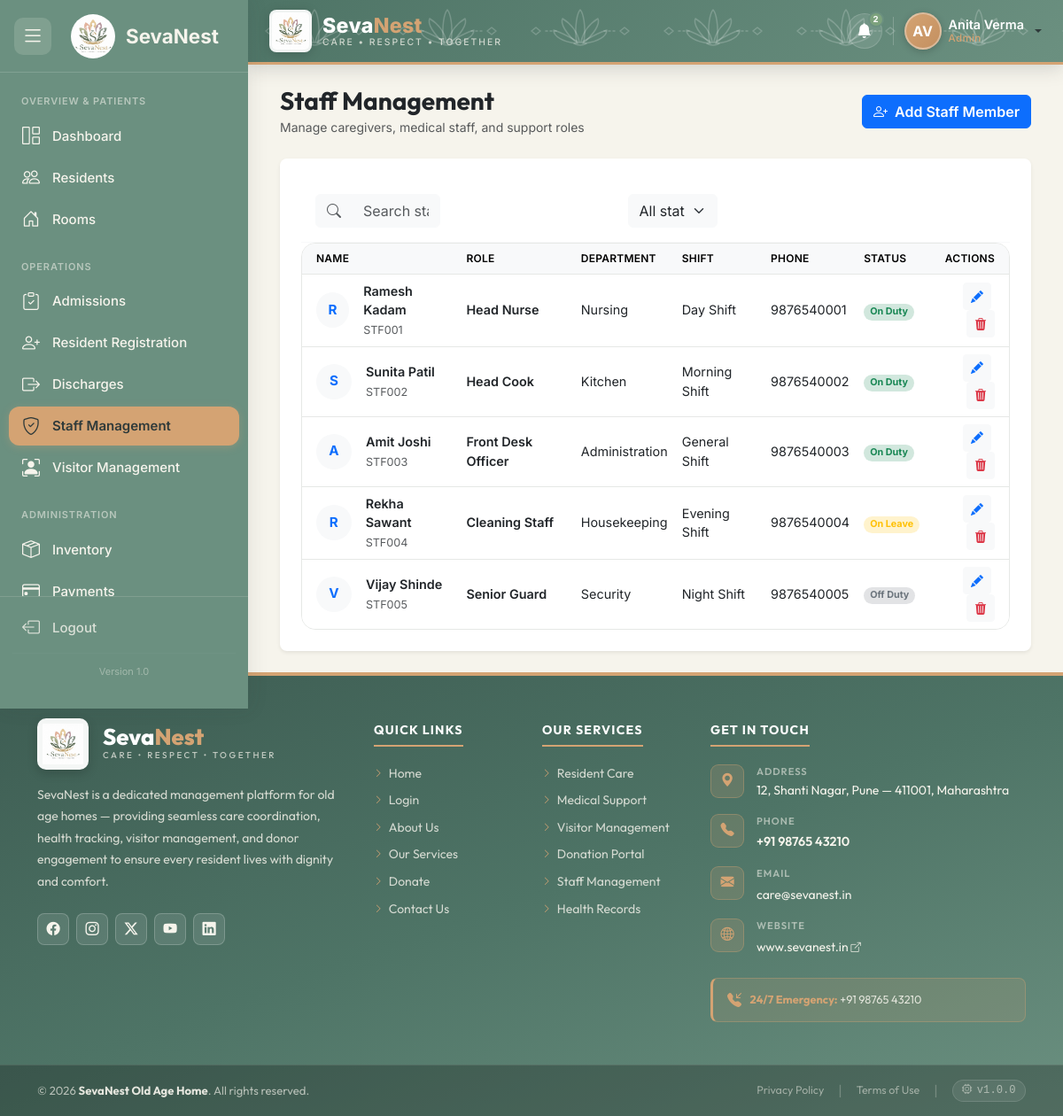
/modules/admin/staff_management.php (signed in), run on the app's committed database.
### tables this page shows
CREATE TABLE `staff` (
  `staff_id` INT AUTO_INCREMENT PRIMARY KEY,
  `user_id` INT DEFAULT NULL,
  `staff_code` VARCHAR(50) NOT NULL UNIQUE,
  `full_name` VARCHAR(100) NOT NULL,
  `gender` VARCHAR(20) DEFAULT NULL,
  `date_of_birth` DATE DEFAULT NULL,
  `age` INT DEFAULT NULL,
  `department` VARCHAR(100) DEFAULT NULL,
  `designation` VARCHAR(100) DEFAULT NULL,
  `phone` VARCHAR(20) DEFAULT NULL,
  `email` VARCHAR(150) DEFAULT NULL UNIQUE,
  `address` TEXT DEFAULT NULL,
  `joining_date` DATE DEFAULT NULL,
  `salary` DECIMAL(10,2) DEFAULT NULL,
  `employment_type` ENUM('Permanent', 'Contract', 'Part-Time') NOT NULL DEFAULT 'Permanent',
  `shift` VARCHAR(50) DEFAULT NULL,
  `profile_photo` VARCHAR(255) DEFAULT 'default_staff.png',
  `status` ENUM('Active', 'On Leave', 'Resigned') NOT NULL DEFAULT 'Active',
  `created_at` TIMESTAMP DEFAULT CURRENT_TIMESTAMP,
  `updated_at` TIMESTAMP DEFAULT CURRENT_TIMESTAMP ON UPDATE CURRENT_TIMESTAMP,
  FOREIGN KEY (`user_id`) REFERENCES `users`(`id`) ON DELETE SET NULL,
  INDEX `idx_staff_status` (`status`),
  INDEX `idx_staff_department` (`department`),
  INDEX `idx_staff_full_name` (`full_name`)
);

### modules/admin/functions.php (called while the page is built, shortened)
<?php
if (!function_exists('sn_e')) {
    function sn_e($v) {
        return htmlspecialchars((string) $v, ENT_QUOTES, 'UTF-8');
    }
}

### modules/admin/staff_management.php (the view, shortened to what this page needs)
<?php
require_once __DIR__ . '/functions.php';
$pdo = get_db_connection();
function fetch_staff_list($pdo, $search = '', $status_filter = 'All') {
    $query_str = "SELECT * FROM staff WHERE 1=1";
    $params = [];
    $query_str .= " ORDER BY staff_id ASC";
    $stmt = $pdo->prepare($query_str);
    $stmt->execute($params);
    $rows = $stmt->fetchAll();
    $staff_list = [];
    foreach ($rows as $row) {
        $status = 'Off Duty';
        if ($row['status'] === 'Active') {
            $status = 'On Duty';
        } elseif ($row['status'] === 'On Leave') {
            $status = 'On Leave';
        }
        $staff_list[] = [
            'id' => $row['staff_code'],
            'staff_id' => $row['staff_id'],
            'name' => $row['full_name'],
            'role' => $row['designation'] ?? 'Caregiver',
            'dept' => $row['department'] ?? 'Care',
            'shift' => $row['shift'] ?? 'Morning',
            'phone' => $row['phone'] ?? '—',
            'status' => $status
        ];
    }
    return $staff_list;
}
$statusBadge = [
    'On Duty'  => 'success',
    'Off Duty' => 'secondary',
    'On Leave' => 'warning'
];
            ?>
            <?php
$staff = fetch_staff_list($pdo);
require_once __DIR__ . '/../../includes/header.php';
include '../../includes/sidebar.php';
?>
<main id="sn-main-content" role="main" aria-label="Staff Management Content" class="p-4 flex-grow-1">
    <div class="container-fluid">
        <div class="d-flex align-items-center justify-content-between mb-4">
            <div>
                <h3 class="fw-bold mb-0 text-dark">Staff Management</h3>
                <small class="text-muted">Manage caregivers, medical staff, and support roles</small>
            </div>
            <button class="btn btn-primary fw-semibold" data-bs-toggle="modal" data-bs-target="#newStaffModal">
                <i class="bi bi-person-plus me-1"></i> Add Staff Member
            </button>
        </div>
        <div class="card border-0 shadow-sm rounded-3 bg-white">
            <div class="card-header bg-white border-bottom border-light p-3">
                <div class="row align-items-center g-3">
                    <div class="col-md-4">
                        <div class="input-group">
                            <span class="input-group-text bg-light border-light text-muted"><i class="bi bi-search"></i></span>
                            <input type="text" class="form-control bg-light border-light" placeholder="Search staff by name..." data-table-search>
                        </div>
                    </div>
                    <div class="col-md-3 ms-auto">
                        <select class="form-select bg-light border-light" data-table-filter>
                            <option value="All">All statuses</option>
                        </select>
                    </div>
                </div>
            </div>
            <div class="card-body p-0">
                <div class="table-responsive">
                    <table class="table table-hover align-middle mb-0" id="staffTable" style="font-size: 0.9rem;">
                        <thead class="table-light text-muted" style="font-size: 0.8rem; text-transform: uppercase; letter-spacing: 0.05em;">
                            <tr>
                                <th class="ps-3">Name</th>
                                <th>Role</th>
                                <th>Department</th>
                                <th>Shift</th>
                                <th>Phone</th>
                                <th>Status</th>
                                <th class="pe-3 text-end">Actions</th>
                            </tr>
                        </thead>
                        <tbody>
                            <?php foreach ($staff as $s): ?>
                                <?php $badgeCls = $statusBadge[$s['status']] ?? 'secondary'; ?>
                                <tr data-status="<?php echo sn_e($s['status']); ?>">
                                    <td class="ps-3">
                                        <div class="d-flex align-items-center gap-3">
                                            <div class="rounded-circle bg-light d-flex align-items-center justify-content-center fw-bold text-primary" style="width: 40px; height: 40px; font-size: 0.95rem;">
                                                <?php echo sn_e(strtoupper($s['name'][0])); ?>
                                            </div>
                                            <div>
                                                <div class="fw-semibold text-dark"><?php echo sn_e($s['name']); ?></div>
                                                <small class="text-muted"><?php echo sn_e($s['id']); ?></small>
                                            </div>
                                        </div>
                                    </td>
                                    <td><span class="text-dark fw-semibold"><?php echo sn_e($s['role']); ?></span></td>
                                    <td><span class="text-dark"><?php echo sn_e($s['dept']); ?></span></td>
                                    <td><span class="text-dark"><?php echo sn_e($s['shift']); ?></span></td>
                                    <td><span class="text-dark"><?php echo sn_e($s['phone']); ?></span></td>
                                    <td>
                                        <span class="badge bg-<?php echo $badgeCls; ?>-subtle text-<?php echo $badgeCls; ?> rounded-pill px-2.5 py-1">
                                            <?php echo sn_e($s['status']); ?>
                                        </span>
                                    </td>
                                    <td class="pe-3 text-end">
                                        <button class="btn btn-sm btn-light text-primary me-1" title="Edit Roster">
                                            <i class="bi bi-pencil-fill"></i>
                                        </button>
                                        <button class="btn btn-sm btn-light text-danger" title="Remove">
                                            <i class="bi bi-trash3-fill"></i>
                                        </button>
                                    </td>
                                </tr>
                            <?php endforeach; ?>
                        </tbody>
                    </table>
                </div>
            </div>
        </div>
    </div>
</main>
<?php
require_once __DIR__ . '/../../includes/footer.php';
?>

### assets/css/variables.css (style rules this page uses)
:root { --color-primary: #6B9080; --color-secondary: #F6F4EC; --color-accent: #D4A373; --color-text: #2F3A3A; --color-success: #7DA27D; --color-warning: #F4A261; --color-danger: #E76F51; --color-white: #FFFFFF; --color-black: #000000; --color-primary-hover: #5A7B6D; --color-primary-light: #EAF4F4; --color-secondary-hover: #EBE8DC; --color-text-muted: #5C6B6B; --color-bg-main: #FAF9F6; --color-bg-card: #FFFFFF; --color-border: #E6E8E6; --font-family: 'Outfit', 'Inter', -apple-system, BlinkMacSystemFont, "Segoe UI", Roboto, "Helvetica Neue", Arial, sans-serif; --font-size-xs: 0.75rem; --font-size-sm: 0.875rem; --font-size-md: 1rem; --font-size-lg: 1.125rem; --font-size-xl: 1.25rem; --font-size-xxl: 1.5rem; --font-size-xxxl: 2rem; --spacing-1: 4px; --spacing-2: 8px; --spacing-3: 12px; --spacing-4: 16px; --spacing-5: 20px; --spacing-6: 24px; --spacing-8: 32px; --spacing-10: 40px; --spacing-12: 48px; --spacing-section: var(--spacing-12); --spacing-card: var(--spacing-6); --radius-small: 4px; --radius-medium: 8px; --radius-large: 16px; --radius-pill: 9999px; --shadow-light: 0 2px 4px rgba(47, 58, 58, 0.05); --shadow-medium: 0 4px 12px rgba(47, 58, 58, 0.08); --shadow-heavy: 0 8px 24px rgba(47, 58, 58, 0.15); --transition-fast: 0.15s ease; --transition-normal: 0.25s ease; --transition-slow: 0.4s cubic-bezier(0.16, 1, 0.3, 1); --header-height: 70px; --sidebar-width: 260px; --sidebar-collapsed-width: 80px; --footer-height: 60px; --container-width: 1200px; --z-back: -10; --z-base: 1; --z-dropdown: 100; --z-sticky: 200; --z-fixed: 300; --z-modal: 1000; --z-tooltip: 1100; --color-primary-dark: #557064; --color-primary-light-team: #DCE7E1; --color-secondary-deep: #EFEADA; --color-accent-dark: #B5824F; --color-text-muted-team: #5C6B67; --color-error-team: #B5563F; }

### assets/css/base.css (style rules this page uses)
*, *::before, *::after { box-sizing: border-box; margin: 0; padding: 0; }
html { font-size: 16px; scroll-behavior: smooth; -webkit-text-size-adjust: 100%; }
body { font-family: var(--font-family); font-size: var(--font-size-md); color: var(--color-text); background-color: var(--color-bg-main); line-height: 1.6; min-height: 100vh; text-rendering: optimizeLegibility; -webkit-font-smoothing: antialiased; -moz-osx-font-smoothing: grayscale; overflow-x: hidden; }
h1, h2, h3, h4, h5, h6 { font-family: var(--font-family); color: var(--color-text); font-weight: 600; line-height: 1.25; margin-bottom: var(--spacing-3); }
h3 { font-size: var(--font-size-xl); }
button { font-family: inherit; font-size: inherit; line-height: inherit; color: inherit; border: none; background: none; cursor: pointer; outline: none; user-select: none; }
input, select, textarea { font-family: inherit; font-size: inherit; color: inherit; background: none; border: none; outline: none; }
.container-fluid { width: 100%; padding-right: var(--spacing-6); padding-left: var(--spacing-6); }
* { scrollbar-width: thin; scrollbar-color: var(--color-primary) var(--color-bg-main); }

### assets/css/layout.css (style rules this page uses)
.d-flex { display: flex !important; }
.flex-grow-1 { flex-grow: 1 !important; }
.mb-0 { margin-bottom: 0 !important; }
.p-0 { padding: 0 !important; }

### assets/css/responsive.css (style rules this page uses)
@media (max-width: 1200px) { :root { --sidebar-width: 240px; } }

### assets/css/sidebar.css (style rules this page uses)
:root { --sn-sage : #6B9080; --sn-sage-dark : #5a7a6c; --sn-cream : #F6F4EC; --sn-gold : #D4A373; --sn-gold-hover : #c49260; --sn-olive : #7DA27D; --sn-charcoal : #2F3A3A; --sn-dashboard-bg : #F6F4EC; --sn-font : 'Inter', sans-serif; --sn-text-sm : 0.75rem; --sn-text-base : 0.9375rem; --sn-text-nav : 0.9375rem; --sn-fw-normal : 400; --sn-fw-medium : 500; --sn-fw-semi : 600; --sn-fw-bold : 700; --sn-sidebar-w : 280px; --sn-collapsed-w : 80px; --sn-logo-pad : 26px; --sn-nav-pad-x : 14px; --sn-nav-pad-y : 11px; --sn-item-radius : 12px; --sn-icon-size : 20px; --sn-item-mx : 10px; --sn-transition : 300ms ease-in-out; --sn-hover-trans : 200ms ease; --sn-active-trans : 250ms ease; --sn-shadow : 2px 0 20px rgba(47, 58, 58, 0.10); --sn-tooltip-shadow: 0 4px 16px rgba(47, 58, 58, 0.18); }
*, *::before, *::after { box-sizing: border-box; margin : 0; padding : 0; }
body { font-family: var(--sn-font); background : var(--sn-dashboard-bg); color : var(--sn-charcoal); }
#sn-main-content { margin-left:280px; margin-top:73px !important; padding:24px; transition: margin-left var(--sn-transition) !important; }
.sn-nav-link, .sn-logo-container, .sn-logo-container img, .sn-logo-wrap, #sn-sidebar, #sn-main-content, .sn-topbar { -webkit-backface-visibility: hidden; backface-visibility : hidden; }

### data on the page
staff: full_name "R", full_name "Ramesh Kadam", staff_code "STF001", designation "Head Nurse", department "Nursing", shift "Day Shift", phone "9876540001", status "On Duty"
staff: full_name "S", full_name "Sunita Patil", staff_code "STF002", designation "Head Cook", department "Kitchen", shift "Morning Shift", phone "9876540002", status "On Duty"
staff: full_name "A", full_name "Amit Joshi", staff_code "STF003", designation "Front Desk Officer", department "Administration", shift "General Shift", phone "9876540003", status "On Duty"
staff: full_name "R", full_name "Rekha Sawant", staff_code "STF004", designation "Cleaning Staff", department "Housekeeping", shift "Evening Shift", phone "9876540004", status "On Leave"
staff: full_name "V", full_name "Vijay Shinde", staff_code "STF005", designation "Senior Guard", department "Security", shift "Night Shift", phone "9876540005", status "Off Duty"

### other printed values
$unread_count "2"
$initials "AV"
$user_name "Anita Verma"
$user_role "Admin"
$text "OVERVIEW & PATIENTS"
$label_e "Dashboard"
$label_e "Residents"
$label_e "Rooms"
$text "OPERATIONS"
$label_e "Admissions"
$label_e "Resident Registration"
$label_e "Discharges"
$label_e "Staff Management"
$label_e "Visitor Management"
$text "ADMINISTRATION"
